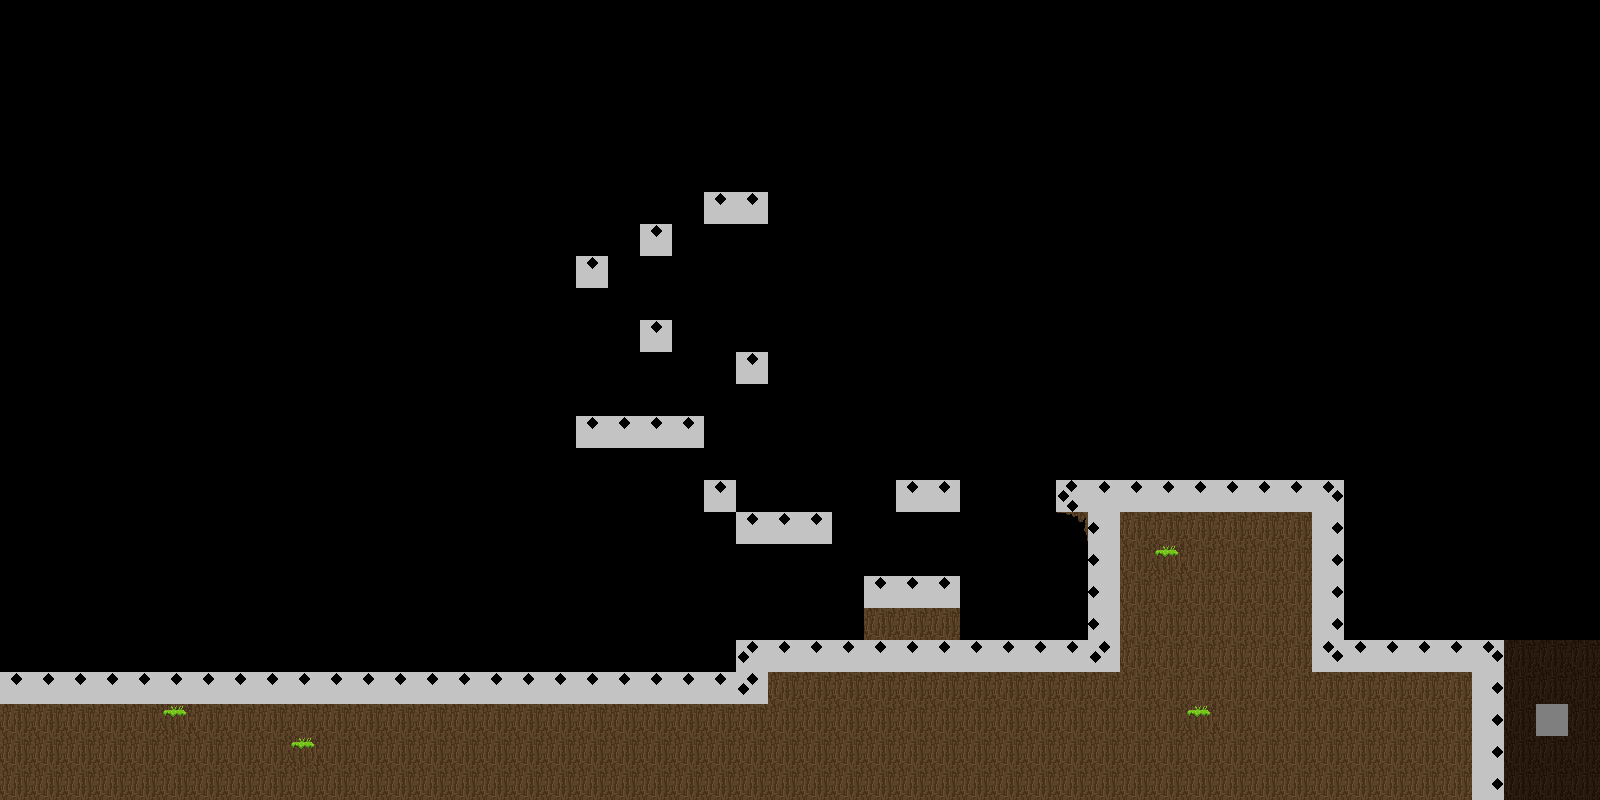

A level layout from a 2D game, rendered from its tile map. Below: a short description, then the map file with tile-grid data replaced by summaries:
An orthogonal 50x25 tile map with 32x32 px tiles, 2 tile layers (Foreground, Meta), 2 tilesets.

<map version="1.0" orientation="orthogonal" renderorder="right-down" width="50" height="25" tilewidth="32" tileheight="32" backgroundcolor="#000000" nextobjectid="1">
 <tileset firstgid="1" name="tileset_1" tilewidth="32" tileheight="32">
  <image source="tileset_1.png" width="256" height="256" />
 </tileset>
 <tileset firstgid="65" name="meta._tile" tilewidth="32" tileheight="32">
  <image source="meta._tile.png" width="96" height="96" />
  <tile id="0">
   <properties>
    <property name="Down" value="true" />
    <property name="Left" value="true" />
    <property name="Right" value="false" />
    <property name="Transition" value="false" />
    <property name="Up" value="true" />
   </properties>
  </tile>
  <tile id="1" terrain="0,0,0,0">
   <properties>
    <property name="Down" value="false" />
    <property name="Left" value="false" />
    <property name="Right" value="true" />
    <property name="Transition" value="false" />
    <property name="Up" value="true" />
   </properties>
  </tile>
  <tile id="2">
   <properties>
    <property name="Down" value="false" />
    <property name="Left" value="false" />
    <property name="Right" value="false" />
    <property name="Transition" value="false" />
    <property name="Up" value="true" />
   </properties>
  </tile>
  <tile id="3" terrain=",,,0">
   <properties>
    <property name="Down" value="false" />
    <property name="Left" value="true" />
    <property name="Right" value="false" />
    <property name="Transition" value="false" />
    <property name="Up" value="false" />
   </properties>
  </tile>
  <tile id="4">
   <properties>
    <property name="Down" value="false" />
    <property name="Left" value="false" />
    <property name="Right" value="true" />
    <property name="Transition" value="false" />
    <property name="Up" value="false" />
   </properties>
  </tile>
  <tile id="5">
   <properties>
    <property name="Down" value="true" />
    <property name="Left" value="false" />
    <property name="Right" value="true" />
    <property name="Transition" value="false" />
    <property name="Up" value="true" />
   </properties>
  </tile>
  <tile id="6">
   <properties>
    <property name="Down" value="false" />
    <property name="Left" value="true" />
    <property name="Right" value="false" />
    <property name="Transition" value="false" />
    <property name="Up" value="true" />
   </properties>
  </tile>
  <tile id="7">
   <properties>
    <property name="Down" value="true" />
    <property name="Left" value="false" />
    <property name="Right" value="false" />
    <property name="Transition" value="false" />
    <property name="Up" value="false" />
   </properties>
  </tile>
  <tile id="8">
   <properties>
    <property name="Down" value="false" />
    <property name="Left" value="false" />
    <property name="Right" value="false" />
    <property name="Transition" value="true" />
    <property name="Up" value="true" />
   </properties>
  </tile>
 </tileset>
 <layer name="Foreground" width="50" height="25">
  <data>[1250 cells, 289 non-empty, 14 distinct tile ids]</data>
 </layer>
 <layer name="Meta" width="50" height="25">
  <data>[1250 cells, 83 non-empty, 7 distinct tile ids]</data>
 </layer>
</map>
